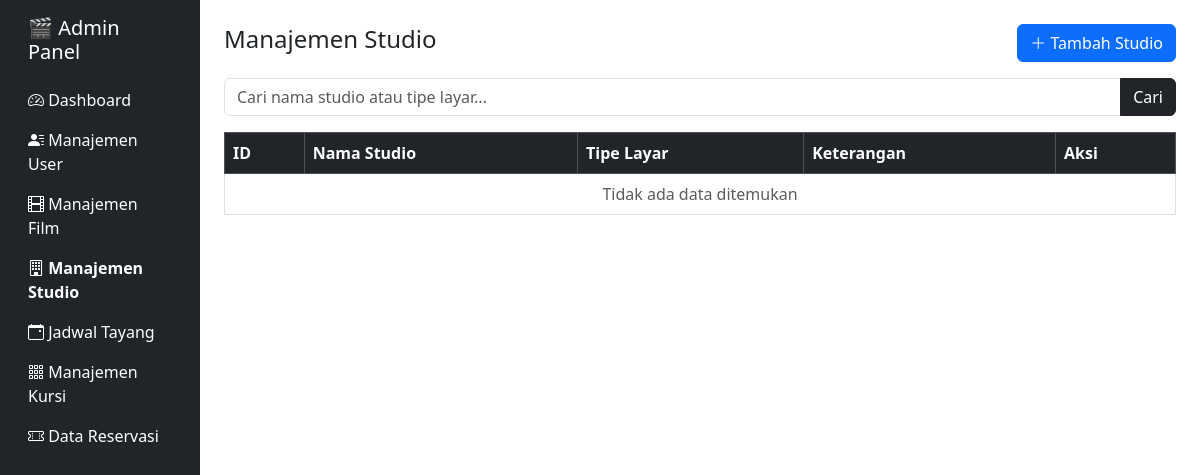
The app's page /admin/index.php?page=studio, older data.
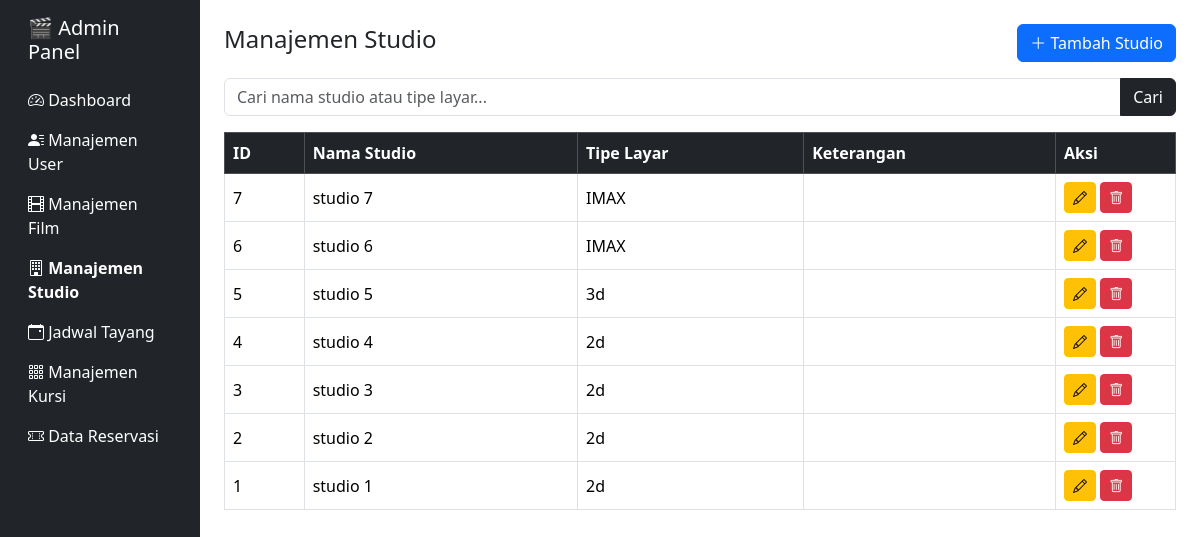
The same page, newer data.
### tables this page shows
CREATE TABLE `studio` (
  `id_studio` int(11) NOT NULL,
  `nama_studio` varchar(100) NOT NULL,
  `tipe_layar` varchar(50) DEFAULT NULL,
  `keterangan` text
);

### admin/modul/studio.php (the view, shortened to what this page needs)
<?php
include '../lib/koneksi.php';
?>
<div class="d-flex justify-content-between align-items-center mb-3">
  <h4>Manajemen Studio</h4>
  <button class="btn btn-primary" data-bs-toggle="modal" data-bs-target="#addModal">
    <i class="bi bi-plus-lg"></i> Tambah Studio
  </button>
</div>
<form method="GET" class="mb-3">
  <div class="input-group">
    <input type="text" name="search" class="form-control" placeholder="Cari nama studio atau tipe layar..."
           value="<?= htmlspecialchars($_GET['search'] ?? '') ?>">
    <button class="btn btn-dark" type="submit">Cari</button>
  </div>
</form>
<table class="table table-bordered table-hover align-middle">
  <thead class="table-dark">
    <tr>
      <th>ID</th>
      <th>Nama Studio</th>
      <th>Tipe Layar</th>
      <th>Keterangan</th>
      <th width="120">Aksi</th>
    </tr>
  </thead>
  <tbody>
    <?php
    $search = $_GET['search'] ?? '';
    if ($search) {
      $stmt = $conn->prepare("SELECT * FROM studio WHERE nama_studio LIKE :s OR tipe_layar LIKE :s ORDER BY id_studio DESC");
      $stmt->execute(['s' => "%$search%"]);
    } else {
      $stmt = $conn->query("SELECT * FROM studio ORDER BY id_studio DESC");
    }
    if ($stmt->rowCount() == 0): ?>
      <tr><td colspan="5" class="text-center text-muted">Tidak ada data ditemukan</td></tr>
    <?php else:
      foreach ($stmt as $row): ?>
      <tr>
        <td><?= $row['id_studio'] ?></td>
        <td><?= htmlspecialchars($row['nama_studio']) ?></td>
        <td><?= htmlspecialchars($row['tipe_layar'] ?? '-') ?></td>
        <td><?= htmlspecialchars($row['keterangan'] ?? '-') ?></td>
        <td>
          <button class="btn btn-sm btn-warning" data-bs-toggle="modal" data-bs-target="#edit<?= $row['id_studio'] ?>">
            <i class="bi bi-pencil"></i>
          </button>
          <a href="index.php?page=studio&action=delete&id=<?= $row['id_studio'] ?>"
             onclick="return confirm('Yakin hapus studio ini?')"
             class="btn btn-sm btn-danger">
            <i class="bi bi-trash"></i>
          </a>
        </td>
      </tr>
    <?php endforeach; endif; ?>
  </tbody>
</table>

Row changes from the older to the newer data that the page shows:
added studio: id_studio "7", nama_studio "studio 7", tipe_layar "IMAX"
added studio: id_studio "6", nama_studio "studio 6", tipe_layar "IMAX"
added studio: id_studio "5", nama_studio "studio 5", tipe_layar "3d"
added studio: id_studio "4", nama_studio "studio 4", tipe_layar "2d"
added studio: id_studio "3", nama_studio "studio 3", tipe_layar "2d"
added studio: id_studio "2", nama_studio "studio 2", tipe_layar "2d"
added studio: id_studio "1", nama_studio "studio 1", tipe_layar "2d"
Text that changed along with them:
text no longer shown: "Tidak ada data ditemukan"
